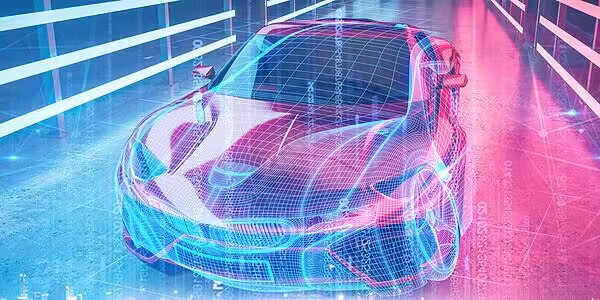
#> input picture change_pic_piex/zhoukaile.jpg, 600 x 300 px
$ python change_piex.py
#> lines starting #> are read from the running program, lines starting #| are printed output that depends on the picture
"""
@Name: change_piex.py
@Auth: Huohuo
@Date: 2023/3/7-15:40
@Desc:
@Ver :
code_idea
"""
import cv2

img = cv2.imread("zhoukaile.jpg")
#> img is the input picture: shape (300, 600, 3); mean B, G, R 200.4, 144.8, 140.9
img_resize = cv2.resize(img, (1000, 563), interpolation=cv2.INTER_LANCZOS4)
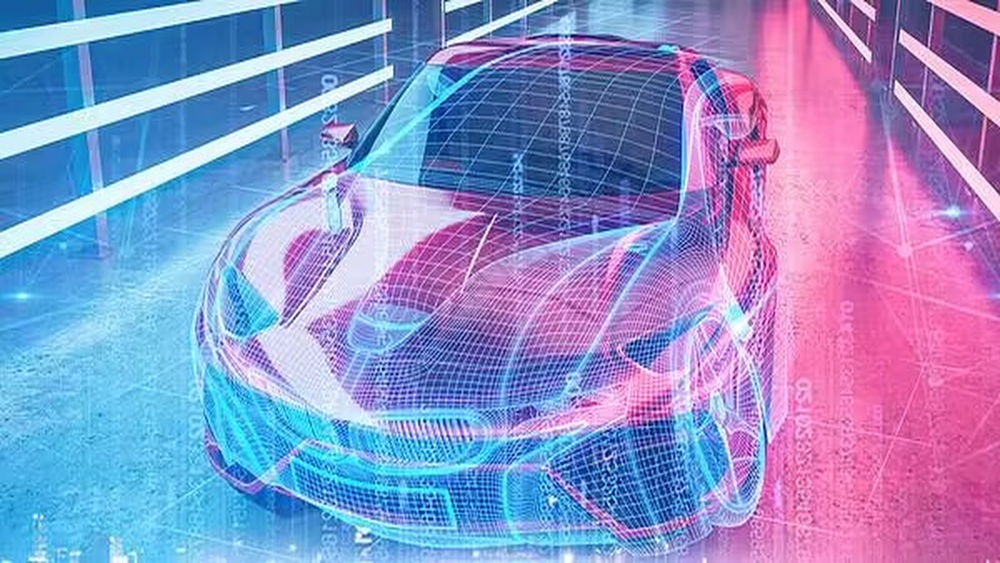
#> img_resize: shape (563, 1000, 3); mean B, G, R 200.1, 144.7, 140.8
cv2.imshow("src", img)
cv2.imshow("resize", img_resize)
cv2.imwrite("resize.jpg", img_resize)
cv2.waitKey(0)
cv2.destroyAllWindows()
